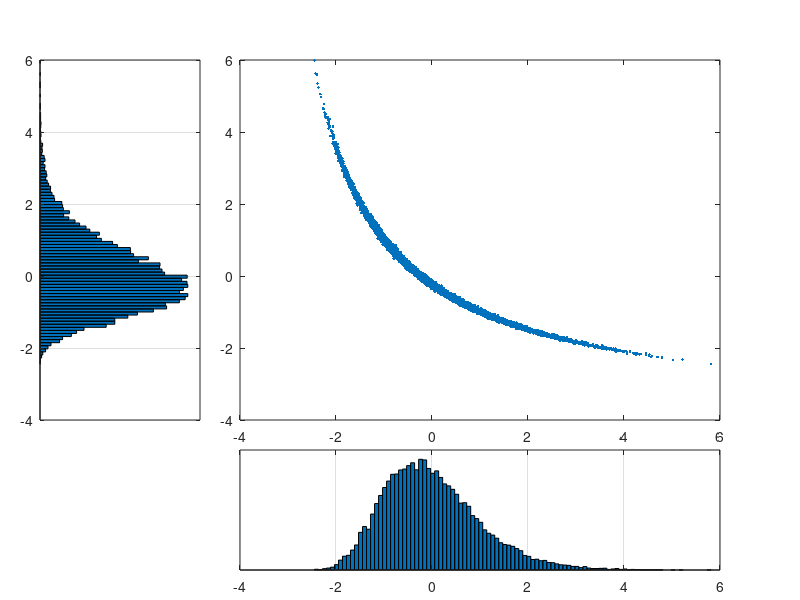

Write MATLAB code to recreate this figure. (Note: this script raises an error after producing the figure.)
% this script represents covariance and expected value in terms 
% of the location-dispersion ellipsoid in a lognormal example
% see "Risk and Asset Allocation"-Springer (2005), by A. Meucci

clc; clear; close all
%%%%%%%%%%%%%%%%%%%%%%%%%%%%%%%%%%%%%%%%%%%%%%%%%%%%%%%%%%%%%%%%%%%%%%%%%%%%%%%%%%%%%%%%%%%%%%%%%%%%%%%%%%%%%%%%%%%%%%%%%%%%%%%%%%%%%%%%%%%
% input parameters

Mu=[0.15 0.2]';
s=[0.25 0.25];
r=-.999    ;

NumSimulations=20000;
%%%%%%%%%%%%%%%%%%%%%%%%%%%%%%%%%%%%%%%%%%%%%%%%%%%%%%%%%%%%%%%%%%%%%%%%%%%%%%%%%%%%%%%%%%%%%%%%%%%%%%%%%%%%%%%%%%%%%%%%%%%%%%%%%%%%%
Sigma=[s(1)^2     r*s(1)*s(2)
    r*s(1)*s(2)    s(2)^2];

% generate sample
Y = mvnrnd(Mu,Sigma,NumSimulations);
Z = exp(Y);

m=mean(Z)';
s=std(Z)';

% shifted log-normal (covariance = correlation)
X=(Z-ones(NumSimulations,1)*m')./(ones(NumSimulations,1)*s');

%%%%%%%%%%%%%%%%%%%%%%%%%%%%%%%%%%%%%%%%%%%%%%%%%%%%%%%%%%%%%%%%%%%%%%%%%%%%%%%%%%%%%%%%%%%%%%%%%%%%%%%%%%%%%%%%%%%%%
% compute location and dispersion (analytical)
Expected_Value=(exp(Mu+(1/2)*diag(Sigma))-m)./s;
Covariance=diag(1./s)*exp(Mu+(1/2)*diag(Sigma))*exp(Mu+(1/2)*diag(Sigma))'.*(exp(Sigma)-1)*diag(1./s);
Standard_Deviation=sqrt(diag(Covariance))
Correlation=Covariance(1,2)/(Standard_Deviation(1)*Standard_Deviation(2))

%%%%%%%%%%%%%%%%%%%%%%%%%%%%%%%%%%%%%%%%%%%%%%%%%%%%%%%%%%%%%%%%%%%%%%%%%%%%%%%%%%%%%%%%%%%%%%%%%%%%%%%%%%%%%%%%%%%%%
% plots
figure 

% marginals
NumBins=round(10*log(NumSimulations));

subplot('Position',[.05 .3 .2 .6]) 
[n,D]=hist(X(:,2),NumBins);
barh(D,n,1);
[y_lim]=get(gca,'ylim');
set(gca,'xtick',[])
grid on

subplot('Position',[.3 .05 .6 .2]) 
[n,D]=hist(X(:,1),NumBins);
bar(D,n,1);
[x_lim]=get(gca,'xlim');
set(gca,'ytick',[])
grid on

% scatter plot
subplot('Position',[.3 .3 .6 .6]) 
h=plot(X(:,1),X(:,2),'.');
set(gca,'xlim',x_lim,'ylim',y_lim)
hold on 
Scale=2;
PlotEigVectors=1;
PlotSquare=1;
TwoDimEllipsoid(Expected_Value,Covariance,Scale,PlotEigVectors,PlotSquare)
grid on

